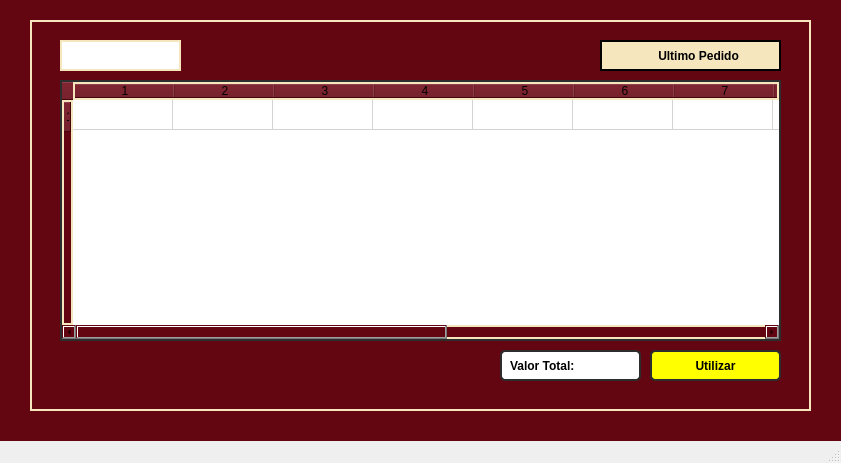
<?xml version="1.0" encoding="UTF-8"?>
<ui version="4.0">
 <class>MainWindow</class>
 <widget class="QMainWindow" name="MainWindow">
  <property name="geometry">
   <rect>
    <x>0</x>
    <y>0</y>
    <width>841</width>
    <height>463</height>
   </rect>
  </property>
  <property name="windowTitle">
   <string>Ultimo Pedido</string>
  </property>
  <widget class="QWidget" name="centralwidget">
   <layout class="QHBoxLayout" name="horizontalLayout">
    <property name="spacing">
     <number>0</number>
    </property>
    <property name="leftMargin">
     <number>0</number>
    </property>
    <property name="topMargin">
     <number>0</number>
    </property>
    <property name="rightMargin">
     <number>0</number>
    </property>
    <property name="bottomMargin">
     <number>0</number>
    </property>
    <item>
     <widget class="QFrame" name="frame">
      <property name="styleSheet">
       <string notr="true">background-color: rgb(99, 6, 17);

</string>
      </property>
      <property name="frameShape">
       <enum>QFrame::NoFrame</enum>
      </property>
      <property name="frameShadow">
       <enum>QFrame::Raised</enum>
      </property>
      <widget class="QFrame" name="frame_2">
       <property name="geometry">
        <rect>
         <x>30</x>
         <y>20</y>
         <width>781</width>
         <height>391</height>
        </rect>
       </property>
       <property name="styleSheet">
        <string notr="true">border: 2px solid rgb(245, 230, 189);</string>
       </property>
       <property name="frameShape">
        <enum>QFrame::StyledPanel</enum>
       </property>
       <property name="frameShadow">
        <enum>QFrame::Raised</enum>
       </property>
       <widget class="QTableWidget" name="tableWidget">
        <property name="geometry">
         <rect>
          <x>30</x>
          <y>60</y>
          <width>721</width>
          <height>261</height>
         </rect>
        </property>
        <property name="font">
         <font>
          <pointsize>8</pointsize>
          <weight>75</weight>
          <bold>true</bold>
         </font>
        </property>
        <property name="whatsThis">
         <string>&lt;html&gt;&lt;head/&gt;&lt;body&gt;&lt;p&gt;&lt;br/&gt;&lt;/p&gt;&lt;/body&gt;&lt;/html&gt;</string>
        </property>
        <property name="styleSheet">
         <string notr="true">QTableWidget{
	border: 2px solid rgb(45, 45, 45);


     color: rgb(0,0,0);
	background-color: rgb(255, 255, 255);
}
QTableWidget:hover{
	
    color: rgb(0,0,0);
}
QTableWidget:focus{
	
     color: rgb(0, 0, 0);
}</string>
        </property>
        <property name="frameShape">
         <enum>QFrame::NoFrame</enum>
        </property>
        <property name="autoScrollMargin">
         <number>16</number>
        </property>
        <property name="showGrid">
         <bool>true</bool>
        </property>
        <property name="gridStyle">
         <enum>Qt::SolidLine</enum>
        </property>
        <property name="rowCount">
         <number>1</number>
        </property>
        <row>
         <property name="text">
          <string>1</string>
         </property>
        </row>
        <column>
         <property name="text">
          <string>1</string>
         </property>
        </column>
        <column>
         <property name="text">
          <string>2</string>
         </property>
        </column>
        <column>
         <property name="text">
          <string>3</string>
         </property>
        </column>
        <column>
         <property name="text">
          <string>4</string>
         </property>
        </column>
        <column>
         <property name="text">
          <string>5</string>
         </property>
        </column>
        <column>
         <property name="text">
          <string>6</string>
         </property>
        </column>
        <column>
         <property name="text">
          <string>7</string>
         </property>
        </column>
        <column>
         <property name="text">
          <string/>
         </property>
        </column>
        <column>
         <property name="text">
          <string/>
         </property>
        </column>
        <column>
         <property name="text">
          <string/>
         </property>
        </column>
        <column>
         <property name="text">
          <string/>
         </property>
        </column>
        <column>
         <property name="text">
          <string/>
         </property>
        </column>
        <column>
         <property name="text">
          <string/>
         </property>
        </column>
       </widget>
       <widget class="QPushButton" name="utilizar">
        <property name="geometry">
         <rect>
          <x>620</x>
          <y>330</y>
          <width>131</width>
          <height>31</height>
         </rect>
        </property>
        <property name="font">
         <font>
          <weight>75</weight>
          <bold>true</bold>
         </font>
        </property>
        <property name="styleSheet">
         <string notr="true">QPushButton{
	border: 2px solid rgb(45, 45, 45);
 	border-radius: 5px;
    padding: 5px;
     color: rgb(255,275,275);
	background-color: rgb(255, 255, 255);
	
	
	background-color: rgb(255, 255, 0);
}
QPushButton:hover{
	border: 2px solid rgb(55, 55, 55);
    color: rgb(0,0,0);
}
QPushButton:focus{
	border: 2px solid rgb(255, 207, 0);
     color: rgb(0, 0, 0);
}</string>
        </property>
        <property name="text">
         <string>Utilizar</string>
        </property>
       </widget>
       <widget class="QLabel" name="label_18">
        <property name="geometry">
         <rect>
          <x>570</x>
          <y>20</y>
          <width>181</width>
          <height>31</height>
         </rect>
        </property>
        <property name="font">
         <font>
          <weight>75</weight>
          <bold>true</bold>
         </font>
        </property>
        <property name="styleSheet">
         <string notr="true">QLabel{
border: 2px solid rgb(245, 230, 189);
background-color: rgb(245, 230, 189);
border: 2px solid rgb(255, 275, 275);
border-radius: 0px;
}</string>
        </property>
        <property name="text">
         <string>                Ultimo Pedido</string>
        </property>
       </widget>
       <widget class="QLabel" name="ultimo_pedido_data">
        <property name="geometry">
         <rect>
          <x>30</x>
          <y>20</y>
          <width>121</width>
          <height>31</height>
         </rect>
        </property>
        <property name="font">
         <font>
          <weight>75</weight>
          <bold>true</bold>
         </font>
        </property>
        <property name="styleSheet">
         <string notr="true">background-color: rgb(255, 255, 255);</string>
        </property>
        <property name="text">
         <string/>
        </property>
       </widget>
       <widget class="QLabel" name="valorTotal">
        <property name="geometry">
         <rect>
          <x>470</x>
          <y>330</y>
          <width>141</width>
          <height>31</height>
         </rect>
        </property>
        <property name="font">
         <font>
          <weight>75</weight>
          <bold>true</bold>
         </font>
        </property>
        <property name="styleSheet">
         <string notr="true">QLabel{
	border: 2px solid rgb(45, 45, 45);
 	border-radius: 5px;
    padding: 5px;
     color: rgb(0,0,0);
	background-color: rgb(255, 255, 255);
}
QLabel:hover{
	border: 2px solid rgb(55, 55, 55);
    color: rgb(0,0,0);
}
QLabel:focus{
	border: 2px solid rgb(255, 207, 0);
     color: rgb(0, 0, 0);
}</string>
        </property>
        <property name="text">
         <string>Valor Total:</string>
        </property>
       </widget>
      </widget>
     </widget>
    </item>
   </layout>
  </widget>
  <widget class="QMenuBar" name="menubar">
   <property name="geometry">
    <rect>
     <x>0</x>
     <y>0</y>
     <width>841</width>
     <height>21</height>
    </rect>
   </property>
  </widget>
  <widget class="QStatusBar" name="statusbar"/>
 </widget>
 <resources/>
 <connections/>
</ui>
